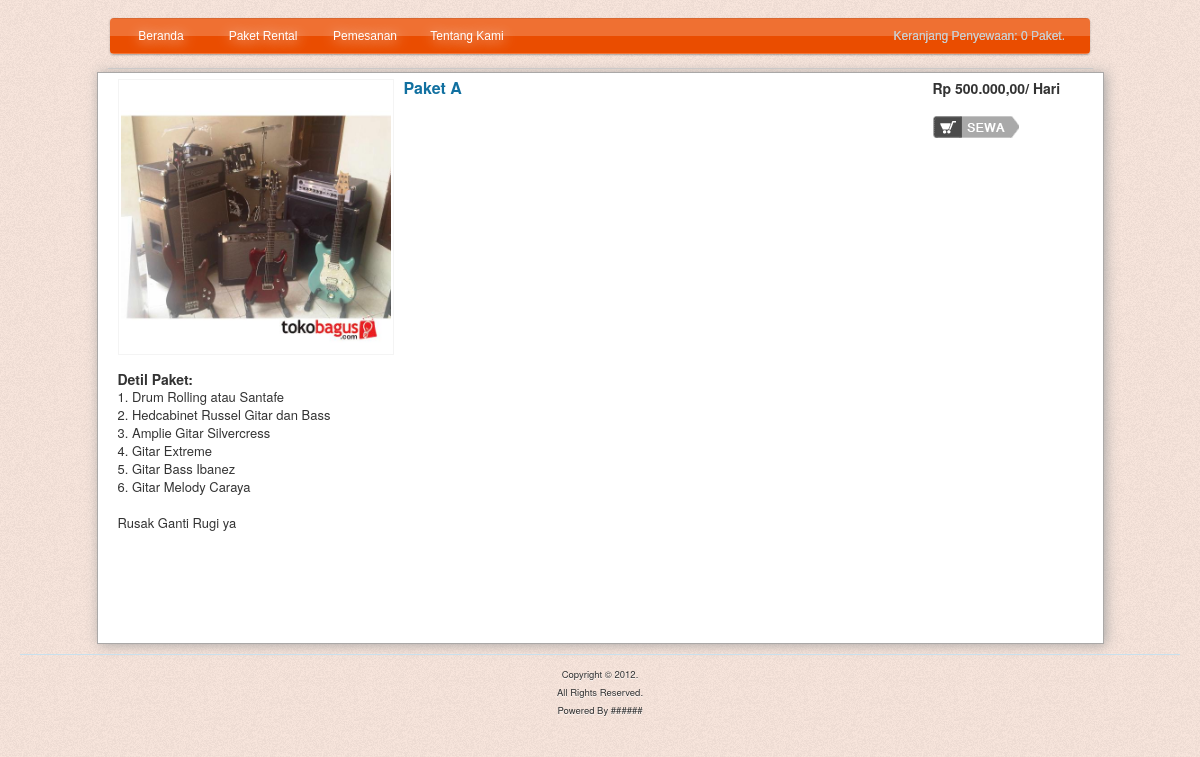
Screenshot of /detailpaket.php?id=9 with the database file from the repository.
### tables this page shows
CREATE TABLE IF NOT EXISTS `paket` (
  `id` int(11) NOT NULL AUTO_INCREMENT,
  `name` varchar(255) NOT NULL,
  `detail` mediumtext NOT NULL,
  `dendaperhari` decimal(10,0) NOT NULL,
  `amount` decimal(65,0) NOT NULL,
  `image` varchar(255) NOT NULL,
  PRIMARY KEY (`id`)
);

### Application/repository/BookRepository.php (called while the page is built, shortened)
<?php
    function getPaketById($id){
        $qry = "SELECT * FROM paket where id = '$id'";
        $result = mysql_query($qry);
        while($row = mysql_fetch_array($result)){
            $paket = $row;
        }
        return $paket;
    }
?>

### Application/helper.php (called while the page is built, shortened)
<?php
    function convertCurr($amount){
       return "Rp ".number_format($amount, 2, ",", ".");
    }
?>

### views/detailbook.php (the view)
<?php
    function showDetailPaket($book){
            $html[] = "<li>
            <a href='/rent-band/images/books/".$book[image]."' target='_blank'>
            <img src='/rent-band/images/books/".$book[image]."' style='width:270px;'>
            </a>
            <div class='w320 left'>
            <span class='c_blue_kompas font16'><strong>".$book['name']."</strong></span><br>
            </div>
            <div class='right w150'>
            <span class='font14'><b>".convertCurr($book['amount'])."/ Hari</b></span>
            <br><br>
            <span class='beli'><a href='/rent-band/Application/cart.php?action=add&id=".$book['id']."'></a></span>
            </div>
            <div class='clearit pt_5'></div>
            </li>
            <div style='margin-left:10px;font-size:14px;font-weight:bold;'>Detil Paket:</div>
            <div style='margin-left:10px;text-align: justify;padding-right:50px;'>".$book[detail]."</div>
            ";
        return join('',$html);
    }
?>

### css/site.css (style rules this page uses)
body { font-family: Arial, Helvetica, sans-serif; letter-spacing:0; color:#434343; background:#efefef url(/rent-band/images/home/background.png) repeat top center; padding:20px 0; position:relative; text-shadow:0 1px 0 rgba(255,255,255,.8); -webkit-font-smoothing: subpixel-antialiased; }

### css/books.css (style rules this page uses)
ul#list-books li { text-align: center; padding: 10px; text-align: left; border-top:1px solid #cac9c9; }
ul#list-books li img { border: 1px solid #F4F4F4; padding: 2px; width: 100px; margin-right: 10px; float: left; border-image: initial; }
.w320 { width: 320px; }
.left { float: left; }
.font16 { font-size: 16px; }
.c_blue_kompas { color: #1170A0; cursor:pointer; }
.w150 { width: 150px; }
.right { float: right; }
.font14 { font-size: 14px; }
.clearit { clear: both; font-size: 0px; margin: 0px; padding: 0px; }
.pt_5 { padding-top: 5px; }
.beli a { background: url(/rent-band/images/book/sewa.png)no-repeat; width: 90px; height: 22px; display: block; }

### css/navigation.css (style rules this page uses)
html, body, div, ul, ol, li, dl, dt, dd, h1, h2, h3, h4, h5, h6, pre, form, p, blockquote, fieldset, input, abbr, article, aside, command, details, figcaption, figure, footer, header, hgroup, mark, meter, nav, output, progress, section, summary, time { margin: 0; padding: 0; }
a:link, a:visited, a:active { text-decoration: none; }

### rows the page displays
paket: image (picture), name "Paket A", amount "Rp 500.000,00", detail "1. Drum Rolling atau Santafe 2. Hedcabinet Russel Gitar dan Bass 3. Amplie Gitar Silvercress 4. Gitar Extreme 5. Gitar Bass Ibanez 6. Gitar Melody Caraya Rusak Ganti Rugi ya"

### other values shown
writeShoppingCart() "0 Paket."
